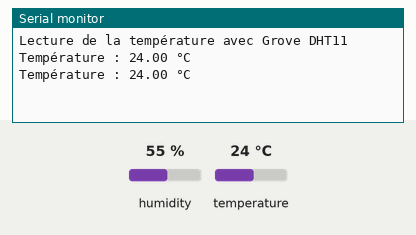
A sketch run on a simulated Arduino Uno, built with avr-gcc and run on an emulated ATmega328P. Shown: the last lines printed to the serial monitor. Inputs (shaded band) come from the test bench; at power-on: temperature 24 °C, humidity 55 %.

Above: at 2.8 s.
2.9 s: temperature set to 12 °C
At 5.3 s:
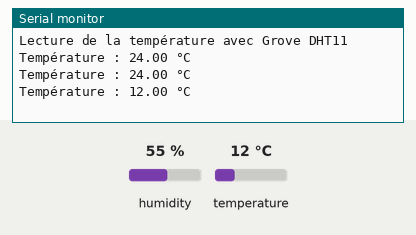
5.6 s: temperature set to 19 °C
At 6.5 s:
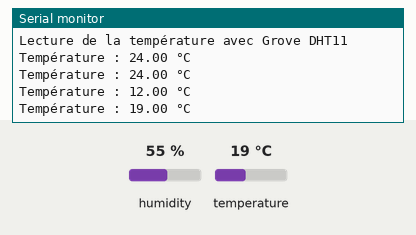
Timing chart, 0 to 8.6 s (numbered marks = the images above; inputs shaded):
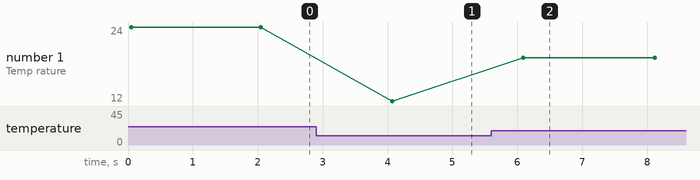

Measured:
- after the input at 2.9 s, the serial monitor: prints a new line after 1.2 s (image 1)
- after the input at 5.6 s, the serial monitor: prints a new line after 0.50 s (image 2)
- plotted number 1: 24 → 12 after the input at 2.9 s, 12 → 19 after the input at 5.6 s

The sketch:

code_capteur_temp_DHT11.ino
```cpp
//Code pour le capteur de température DHT11 sur D2
//Définition des variables
#include "DHT.h"
#define DHTPIN 2       // Port D2 du Grove Base Shield
#define DHTTYPE DHT11  // Capteur DHT11

DHT dht(DHTPIN, DHTTYPE);

void setup() {
  Serial.begin(9600);
  Serial.println("Lecture de la température avec Grove DHT11");
  dht.begin();
}

void loop() {
    //Lecture de la température en °C
  float temperature = dht.readTemperature();

  // Vérifier si la lecture est valide
  if (isnan(temperature)) {
    Serial.println("Erreur de lecture !");
  } else {
    Serial.print("Température : ");
    Serial.print(temperature);
    Serial.println(" °C");
  }

  delay(2000); // Une mesure toutes les 2 secondes
}
```
